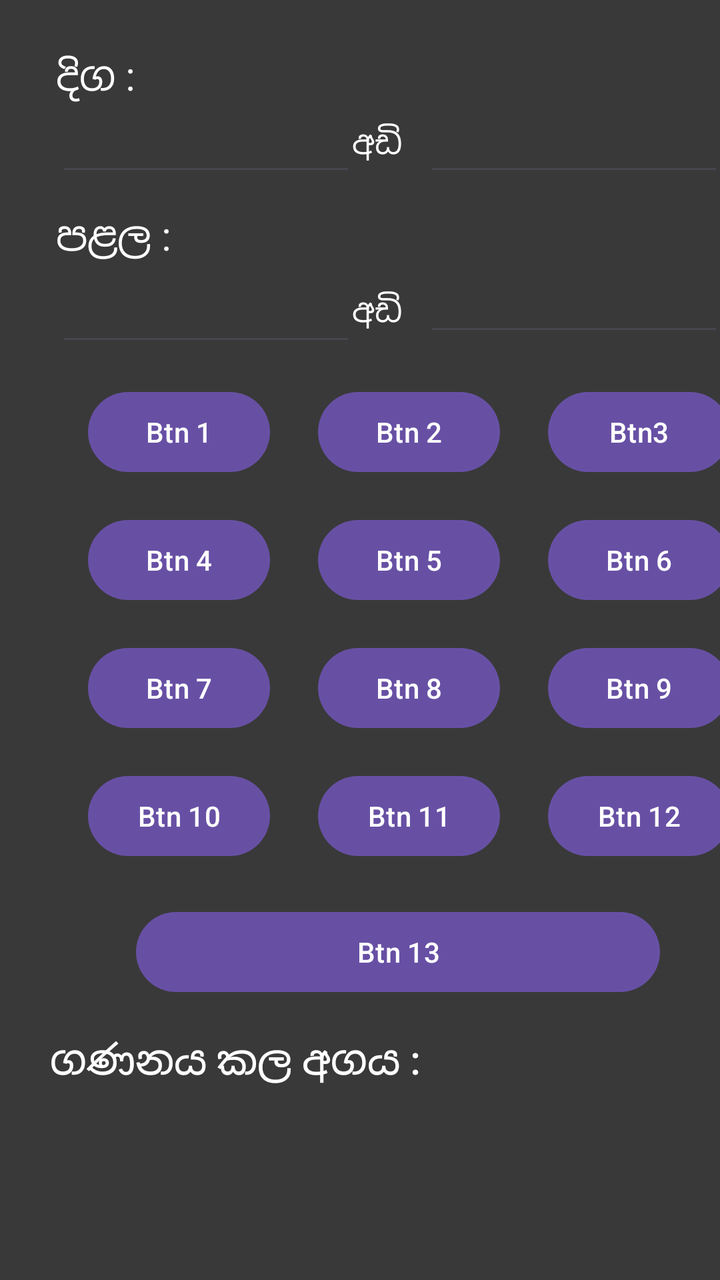
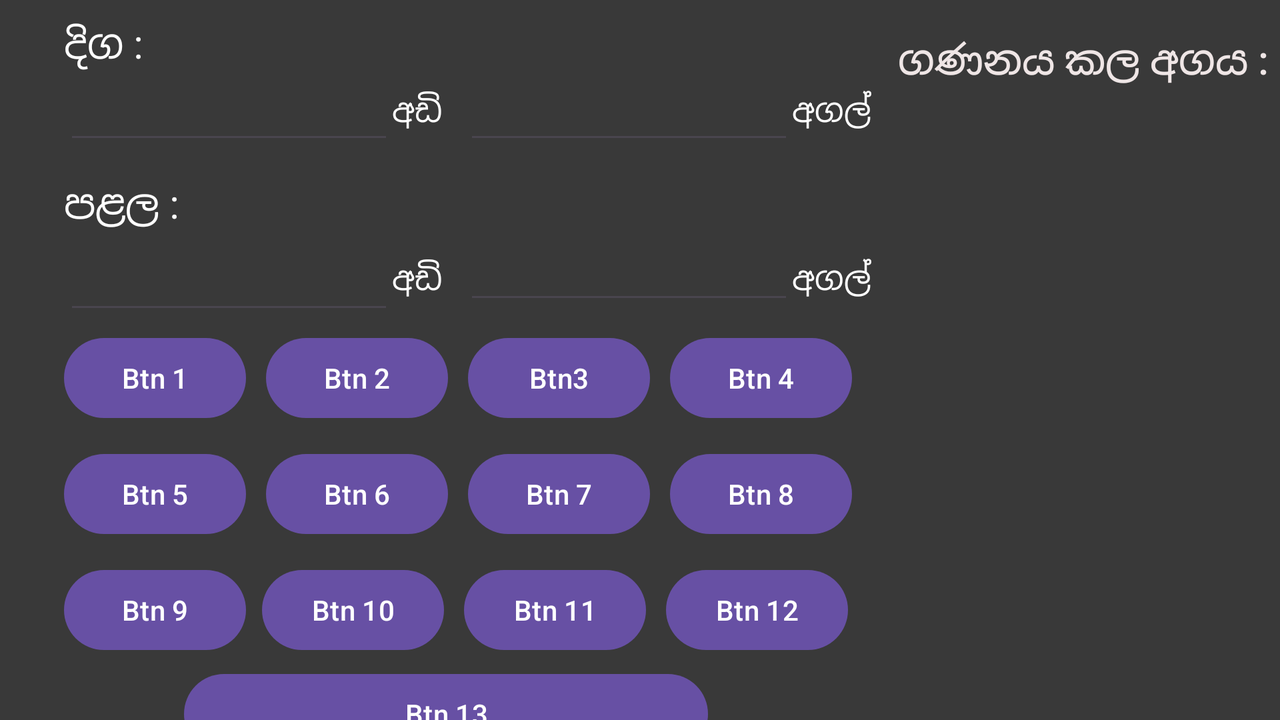

The same Android screen from two of the app's own layout files: first res/layout/ as a phone draws it, then the repository's variant for another configuration, drawn on a device whose configuration selects that folder. Both files follow.
<!-- AndroidManifest.xml: application theme Theme.ArchitectureHelp -->
<!-- res/layout/activity_main.xml -->
<?xml version="1.0" encoding="utf-8"?>
<androidx.constraintlayout.widget.ConstraintLayout xmlns:android="http://schemas.android.com/apk/res/android"
    xmlns:app="http://schemas.android.com/apk/res-auto"
    xmlns:tools="http://schemas.android.com/tools"
    android:id="@+id/mainlayer"
    android:layout_width="match_parent"
    android:layout_height="match_parent"
    android:background="#393939"
    android:onClick="keyBoardDown"
    tools:context=".MainActivity">

    

    
    <TextView
        android:id="@+id/lblLen"
        android:layout_width="wrap_content"
        android:layout_height="wrap_content"
        android:layout_marginStart="28dp"
        android:layout_marginTop="24dp"
        android:text="දිග :"
        android:textColor="#FFFFFF"
        android:textSize="20sp"
        app:layout_constraintStart_toStartOf="parent"
        app:layout_constraintTop_toTopOf="parent" />

    <EditText
        android:id="@+id/inputLenFeet"
        android:layout_width="150dp"
        android:layout_height="45dp"
        android:layout_marginStart="28dp"
        android:layout_marginTop="48dp"
        android:ems="10"
        android:inputType="numberDecimal"
        android:textColor="#FFFFFF"
        app:layout_constraintStart_toStartOf="parent"
        app:layout_constraintTop_toTopOf="parent" />

    <TextView
        android:id="@+id/lblLenFeet"
        android:layout_width="wrap_content"
        android:layout_height="wrap_content"
        android:layout_marginStart="176dp"
        android:layout_marginTop="60dp"
        android:text="අඩි"
        android:textColor="#FFFFFF"
        android:textSize="16sp"
        app:layout_constraintStart_toStartOf="parent"
        app:layout_constraintTop_toTopOf="parent" />

    <EditText
        android:id="@+id/inputLenInch"
        android:layout_width="150dp"
        android:layout_height="45dp"
        android:layout_marginStart="212dp"
        android:layout_marginTop="48dp"
        android:ems="10"
        android:inputType="numberDecimal"
        android:textColor="#FFFFFF"
        app:layout_constraintStart_toStartOf="parent"
        app:layout_constraintTop_toTopOf="parent" />

    <TextView
        android:id="@+id/lblLenInch"
        android:layout_width="wrap_content"
        android:layout_height="wrap_content"
        android:layout_marginStart="360dp"
        android:layout_marginTop="60dp"
        android:text="අගල්"
        android:textColor="#FFFFFF"
        android:textSize="16sp"
        app:layout_constraintStart_toStartOf="parent"
        app:layout_constraintTop_toTopOf="parent" />
    

    
    <TextView
        android:id="@+id/lblWid"
        android:layout_width="wrap_content"
        android:layout_height="wrap_content"
        android:layout_marginStart="28dp"
        android:layout_marginTop="104dp"
        android:text="පළල :"
        android:textColor="#FFFFFF"
        android:textSize="20sp"
        app:layout_constraintStart_toStartOf="parent"
        app:layout_constraintTop_toTopOf="parent" />

    <EditText
        android:id="@+id/inputWidFeet"
        android:layout_width="150dp"
        android:layout_height="50dp"
        android:layout_marginStart="28dp"
        android:layout_marginTop="128dp"
        android:ems="10"
        android:inputType="numberDecimal"
        android:textColor="#FFFFFF"
        app:layout_constraintStart_toStartOf="parent"
        app:layout_constraintTop_toTopOf="parent" />

    <TextView
        android:id="@+id/lblWidFeet"
        android:layout_width="wrap_content"
        android:layout_height="wrap_content"
        android:layout_marginStart="176dp"
        android:layout_marginTop="144dp"
        android:text="අඩි"
        android:textColor="#FFFFFF"
        android:textSize="16sp"
        app:layout_constraintStart_toStartOf="parent"
        app:layout_constraintTop_toTopOf="parent" />

    <EditText
        android:id="@+id/inputWidInch"
        android:layout_width="150dp"
        android:layout_height="45dp"
        android:layout_marginStart="212dp"
        android:layout_marginTop="128dp"
        android:ems="10"
        android:inputType="numberDecimal"
        android:textColor="#FFFFFF"
        app:layout_constraintStart_toStartOf="parent"
        app:layout_constraintTop_toTopOf="parent" />

    <TextView
        android:id="@+id/lblWidInch"
        android:layout_width="wrap_content"
        android:layout_height="wrap_content"
        android:layout_marginStart="360dp"
        android:layout_marginTop="144dp"
        android:text="අගල්"
        android:textColor="#FFFFFF"
        android:textSize="16sp"
        app:layout_constraintStart_toStartOf="parent"
        app:layout_constraintTop_toTopOf="parent" />
    

    

    

    <Button
        android:id="@+id/btn3"
        android:layout_width="91dp"
        android:layout_height="48dp"
        android:layout_marginStart="24dp"
        android:layout_marginTop="192dp"
        android:text="Btn3"
        app:layout_constraintStart_toEndOf="@+id/btn2"
        app:layout_constraintTop_toTopOf="parent" />

    <Button
        android:id="@+id/btn1"
        android:layout_width="91dp"
        android:layout_height="48dp"
        android:layout_marginStart="44dp"
        android:layout_marginTop="192dp"
        android:text="Btn 1"
        app:layout_constraintStart_toStartOf="parent"
        app:layout_constraintTop_toTopOf="parent" />

    <Button
        android:id="@+id/btn2"
        android:layout_width="91dp"
        android:layout_height="48dp"
        android:layout_marginStart="24dp"
        android:layout_marginTop="192dp"
        android:text="Btn 2"
        app:layout_constraintStart_toEndOf="@+id/btn1"
        app:layout_constraintTop_toTopOf="parent" />

    <Button
        android:id="@+id/btn4"
        android:layout_width="91dp"
        android:layout_height="48dp"
        android:layout_marginStart="44dp"
        android:layout_marginTop="16dp"
        android:text="Btn 4"
        app:layout_constraintStart_toStartOf="parent"
        app:layout_constraintTop_toBottomOf="@+id/btn1" />

    <Button
        android:id="@+id/btn5"
        android:layout_width="91dp"
        android:layout_height="48dp"
        android:layout_marginStart="24dp"
        android:layout_marginTop="16dp"
        android:text="Btn 5"
        app:layout_constraintStart_toEndOf="@+id/btn4"
        app:layout_constraintTop_toBottomOf="@+id/btn2" />

    <Button
        android:id="@+id/btn6"
        android:layout_width="91dp"
        android:layout_height="48dp"
        android:layout_marginStart="24dp"
        android:layout_marginTop="16dp"
        android:text="Btn 6"
        app:layout_constraintStart_toEndOf="@+id/btn5"
        app:layout_constraintTop_toBottomOf="@+id/btn3" />

    <Button
        android:id="@+id/btn7"
        android:layout_width="91dp"
        android:layout_height="48dp"
        android:layout_marginStart="44dp"
        android:layout_marginTop="16dp"
        android:text="Btn 7"
        app:layout_constraintStart_toStartOf="parent"
        app:layout_constraintTop_toBottomOf="@+id/btn4" />

    <Button
        android:id="@+id/btn8"
        android:layout_width="91dp"
        android:layout_height="48dp"
        android:layout_marginStart="24dp"
        android:layout_marginTop="16dp"
        android:text="Btn 8"
        app:layout_constraintStart_toEndOf="@+id/btn7"
        app:layout_constraintTop_toBottomOf="@+id/btn5" />

    <Button
        android:id="@+id/btn9"
        android:layout_width="91dp"
        android:layout_height="48dp"
        android:layout_marginStart="24dp"
        android:layout_marginTop="16dp"
        android:text="Btn 9"
        app:layout_constraintStart_toEndOf="@+id/btn8"
        app:layout_constraintTop_toBottomOf="@+id/btn6" />

    <Button
        android:id="@+id/btn10"
        android:layout_width="91dp"
        android:layout_height="48dp"
        android:layout_marginStart="44dp"
        android:layout_marginTop="16dp"
        android:text="Btn 10"
        app:layout_constraintStart_toStartOf="parent"
        app:layout_constraintTop_toBottomOf="@+id/btn7" />

    <Button
        android:id="@+id/btn11"
        android:layout_width="91dp"
        android:layout_height="48dp"
        android:layout_marginStart="24dp"
        android:layout_marginTop="16dp"
        android:text="Btn 11"
        app:layout_constraintStart_toEndOf="@+id/btn10"
        app:layout_constraintTop_toBottomOf="@+id/btn8" />

    <Button
        android:id="@+id/btn12"
        android:layout_width="91dp"
        android:layout_height="48dp"
        android:layout_marginStart="24dp"
        android:layout_marginTop="16dp"
        android:text="Btn 12"
        app:layout_constraintStart_toEndOf="@+id/btn11"
        app:layout_constraintTop_toBottomOf="@+id/btn9" />

    <Button
        android:id="@+id/btn13"
        android:layout_width="262dp"
        android:layout_height="48dp"
        android:layout_marginStart="68dp"
        android:layout_marginTop="20dp"
        android:text="Btn 13"
        app:layout_constraintStart_toStartOf="parent"
        app:layout_constraintTop_toBottomOf="@+id/btn12" />

    

    

    <TextView
        android:id="@+id/result"
        android:layout_width="370dp"
        android:layout_height="166dp"
        android:layout_marginStart="20dp"
        android:layout_marginTop="516dp"
        android:background="#393939"
        android:text=" ගණනය කල අගය :"
        android:textAppearance="@style/TextAppearance.AppCompat.Body2"
        android:textColor="#FFFFFF"
        android:textSize="20sp"
        app:layout_constraintStart_toStartOf="parent"
        app:layout_constraintTop_toTopOf="parent" />

    

</androidx.constraintlayout.widget.ConstraintLayout>
<!-- resources referenced by this layout -->
<resources>
  <style name="Theme.ArchitectureHelp" parent="Base.Theme.ArchitectureHelp" />
  <style name="Base.Theme.ArchitectureHelp" parent="Theme.Material3.DayNight.NoActionBar">
          
          
      </style>
</resources>
<!-- res/layout-land/activity_main.xml (the repository's variant of the layout above) -->
<!-- drawn on the phone turned sideways -->
<?xml version="1.0" encoding="utf-8"?>
<androidx.constraintlayout.widget.ConstraintLayout xmlns:android="http://schemas.android.com/apk/res/android"
    xmlns:app="http://schemas.android.com/apk/res-auto"
    xmlns:tools="http://schemas.android.com/tools"
    android:layout_width="match_parent"
    android:layout_height="match_parent"
    android:background="#393939"
    tools:context=".MainActivity">

    

    

    <TextView
        android:id="@+id/lblLen"
        android:layout_width="wrap_content"
        android:layout_height="wrap_content"
        android:layout_marginStart="32dp"
        android:layout_marginTop="8dp"
        android:text="දිග :"
        android:textColor="#FFFFFF"
        android:textSize="20sp"
        app:layout_constraintStart_toStartOf="parent"
        app:layout_constraintTop_toTopOf="parent" />

    <TextView
        android:id="@+id/lblLenFeet"
        android:layout_width="wrap_content"
        android:layout_height="wrap_content"
        android:layout_marginStart="196dp"
        android:layout_marginTop="44dp"
        android:text="අඩි"
        android:textColor="#FFFFFF"
        android:textSize="16sp"
        app:layout_constraintStart_toStartOf="parent"
        app:layout_constraintTop_toTopOf="parent" />

    <EditText
        android:id="@+id/inputLenInch"
        android:layout_width="165dp"
        android:layout_height="45dp"
        android:layout_marginStart="232dp"
        android:layout_marginTop="32dp"
        android:ems="10"
        android:inputType="numberDecimal"
        android:textColor="#FFFFFF"
        app:layout_constraintStart_toStartOf="parent"
        app:layout_constraintTop_toTopOf="parent" />

    <EditText
        android:id="@+id/inputWidInch"
        android:layout_width="165dp"
        android:layout_height="45dp"
        android:layout_marginStart="232dp"
        android:layout_marginTop="112dp"
        android:ems="10"
        android:inputType="numberDecimal"
        android:textColor="#FFFFFF"
        app:layout_constraintStart_toStartOf="parent"
        app:layout_constraintTop_toTopOf="parent" />

    <TextView
        android:id="@+id/lblWidInch"
        android:layout_width="wrap_content"
        android:layout_height="wrap_content"
        android:layout_marginStart="396dp"
        android:layout_marginTop="128dp"
        android:text="අගල්"
        android:textColor="#FFFFFF"
        android:textSize="16sp"
        app:layout_constraintStart_toStartOf="parent"
        app:layout_constraintTop_toTopOf="parent" />

    <TextView
        android:id="@+id/lblLenInch"
        android:layout_width="wrap_content"
        android:layout_height="wrap_content"
        android:layout_marginStart="396dp"
        android:layout_marginTop="44dp"
        android:text="අගල්"
        android:textColor="#FFFFFF"
        android:textSize="16sp"
        app:layout_constraintStart_toStartOf="parent"
        app:layout_constraintTop_toTopOf="parent" />

    <TextView
        android:id="@+id/lblWid"
        android:layout_width="wrap_content"
        android:layout_height="wrap_content"
        android:layout_marginStart="32dp"
        android:layout_marginTop="88dp"
        android:text="පළල :"
        android:textColor="#FFFFFF"
        android:textSize="20sp"
        app:layout_constraintStart_toStartOf="parent"
        app:layout_constraintTop_toTopOf="parent" />

    <EditText
        android:id="@+id/inputWidFeet"
        android:layout_width="165dp"
        android:layout_height="50dp"
        android:layout_marginStart="32dp"
        android:layout_marginTop="112dp"
        android:ems="10"
        android:inputType="numberDecimal"
        android:textColor="#FFFFFF"
        app:layout_constraintStart_toStartOf="parent"
        app:layout_constraintTop_toTopOf="parent" />

    <TextView
        android:id="@+id/lblWidFeet"
        android:layout_width="wrap_content"
        android:layout_height="wrap_content"
        android:layout_marginStart="196dp"
        android:layout_marginTop="128dp"
        android:text="අඩි"
        android:textColor="#FFFFFF"
        android:textSize="16sp"
        app:layout_constraintStart_toStartOf="parent"
        app:layout_constraintTop_toTopOf="parent" />

    <Button
        android:id="@+id/btn1"
        android:layout_width="91dp"
        android:layout_height="48dp"
        android:layout_marginStart="32dp"
        android:layout_marginTop="165dp"
        android:text="Btn 1"
        app:layout_constraintStart_toStartOf="parent"
        app:layout_constraintTop_toTopOf="parent" />

    <Button
        android:id="@+id/btn3"
        android:layout_width="91dp"
        android:layout_height="48dp"
        android:layout_marginStart="10dp"
        android:layout_marginTop="165dp"
        android:text="Btn3"
        app:layout_constraintStart_toEndOf="@+id/btn2"
        app:layout_constraintTop_toTopOf="parent" />

    <Button
        android:id="@+id/btn4"
        android:layout_width="91dp"
        android:layout_height="48dp"
        android:layout_marginStart="10dp"
        android:layout_marginTop="165dp"
        android:text="Btn 4"
        app:layout_constraintStart_toEndOf="@+id/btn3"
        app:layout_constraintTop_toTopOf="parent" />

    <Button
        android:id="@+id/btn5"
        android:layout_width="91dp"
        android:layout_height="48dp"
        android:layout_marginStart="32dp"
        android:layout_marginTop="10dp"
        android:text="Btn 5"
        app:layout_constraintStart_toStartOf="parent"
        app:layout_constraintTop_toBottomOf="@+id/btn1" />

    <Button
        android:id="@+id/btn6"
        android:layout_width="91dp"
        android:layout_height="48dp"
        android:layout_marginStart="10dp"
        android:layout_marginTop="10dp"
        android:text="Btn 6"
        app:layout_constraintStart_toEndOf="@+id/btn5"
        app:layout_constraintTop_toBottomOf="@+id/btn2" />

    <Button
        android:id="@+id/btn7"
        android:layout_width="91dp"
        android:layout_height="0dp"
        android:layout_marginStart="10dp"
        android:layout_marginTop="10dp"
        android:text="Btn 7"
        app:layout_constraintStart_toEndOf="@+id/btn6"
        app:layout_constraintTop_toBottomOf="@+id/btn3" />

    <Button
        android:id="@+id/btn8"
        android:layout_width="91dp"
        android:layout_height="48dp"
        android:layout_marginStart="10dp"
        android:layout_marginTop="10dp"
        android:text="Btn 8"
        app:layout_constraintStart_toEndOf="@+id/btn7"
        app:layout_constraintTop_toBottomOf="@+id/btn4" />

    <Button
        android:id="@+id/btn9"
        android:layout_width="91dp"
        android:layout_height="0dp"
        android:layout_marginStart="32dp"
        android:layout_marginTop="10dp"
        android:text="Btn 9"
        app:layout_constraintStart_toStartOf="parent"
        app:layout_constraintTop_toBottomOf="@+id/btn5" />

    <Button
        android:id="@+id/btn10"
        android:layout_width="91dp"
        android:layout_height="48dp"
        android:layout_marginStart="8dp"
        android:layout_marginTop="10dp"
        android:text="Btn 10"
        app:layout_constraintStart_toEndOf="@+id/btn9"
        app:layout_constraintTop_toBottomOf="@+id/btn6" />

    <Button
        android:id="@+id/btn11"
        android:layout_width="91dp"
        android:layout_height="48dp"
        android:layout_marginStart="10dp"
        android:layout_marginTop="10dp"
        android:text="Btn 11"
        app:layout_constraintStart_toEndOf="@+id/btn10"
        app:layout_constraintTop_toBottomOf="@+id/btn7" />

    <Button
        android:id="@+id/btn12"
        android:layout_width="91dp"
        android:layout_height="48dp"
        android:layout_marginStart="10dp"
        android:layout_marginTop="10dp"
        android:text="Btn 12"
        app:layout_constraintStart_toEndOf="@+id/btn11"
        app:layout_constraintTop_toBottomOf="@+id/btn8" />

    <Button
        android:id="@+id/btn13"
        android:layout_width="262dp"
        android:layout_height="48dp"
        android:layout_marginStart="92dp"
        android:layout_marginTop="4dp"
        android:text="Btn 13"
        app:layout_constraintStart_toStartOf="parent"
        app:layout_constraintTop_toBottomOf="@+id/btn9" />

    <Button
        android:id="@+id/btn2"
        android:layout_width="91dp"
        android:layout_height="48dp"
        android:layout_marginStart="10dp"
        android:layout_marginTop="165dp"
        android:text="Btn 2"
        app:layout_constraintStart_toEndOf="@+id/btn1"
        app:layout_constraintTop_toTopOf="parent" />

    <TextView
        android:id="@+id/result"
        android:layout_width="246dp"
        android:layout_height="361dp"
        android:layout_marginStart="444dp"
        android:layout_marginTop="16dp"
        android:background="#393939"
        android:text=" ගණනය කල අගය :"
        android:textAppearance="@style/TextAppearance.AppCompat.Body2"
        android:textColor="#EFE6E6"
        android:textSize="20sp"
        app:layout_constraintStart_toStartOf="parent"
        app:layout_constraintTop_toTopOf="parent" />

    <EditText
        android:id="@+id/inputLenFeet"
        android:layout_width="165dp"
        android:layout_height="45dp"
        android:layout_marginStart="32dp"
        android:layout_marginTop="32dp"
        android:ems="10"
        android:inputType="numberDecimal"
        android:textColor="#FFFFFF"
        app:layout_constraintStart_toStartOf="parent"
        app:layout_constraintTop_toTopOf="parent" />

    

    

    

    

    


    

    

    

</androidx.constraintlayout.widget.ConstraintLayout>
